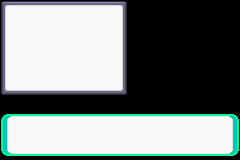

The image is a tile-based game level rendered from a .tmx file. Its description and source (layers, tilesets, objects; grid data summarised) follow:
An orthogonal 30x20 tile map with 8x8 px tiles, 1 tile layer (Tile Layer 1), 2 tilesets.

<map version="1.0" orientation="orthogonal" width="30" height="20" tilewidth="8" tileheight="8">
 <tileset firstgid="1" name="1" tilewidth="8" tileheight="8">
  <image source="../TileSets/Borders/1.png" width="72" height="8" />
 </tileset>
 <tileset firstgid="10" name="dialogue" tilewidth="8" tileheight="8">
  <image source="../TileSets/Borders/dialogue.png" width="136" height="8" />
 </tileset>
 <layer name="Tile Layer 1" width="30" height="20">
  <data>[600 cells, 372 non-empty, 26 distinct tile ids]</data>
 </layer>
</map>
